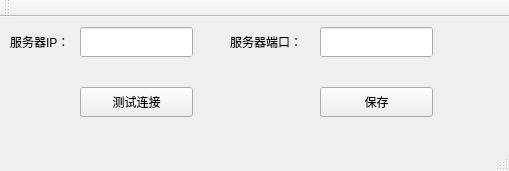
<?xml version="1.0" encoding="UTF-8"?>
<ui version="4.0">
 <class>mClient</class>
 <widget class="QMainWindow" name="mClient">
  <property name="geometry">
   <rect>
    <x>0</x>
    <y>0</y>
    <width>509</width>
    <height>171</height>
   </rect>
  </property>
  <property name="windowTitle">
   <string>mClient</string>
  </property>
  <widget class="QWidget" name="centralWidget">
   <widget class="QLineEdit" name="lineEdit">
    <property name="geometry">
     <rect>
      <x>80</x>
      <y>10</y>
      <width>113</width>
      <height>30</height>
     </rect>
    </property>
   </widget>
   <widget class="QLineEdit" name="lineEdit_2">
    <property name="geometry">
     <rect>
      <x>320</x>
      <y>10</y>
      <width>113</width>
      <height>30</height>
     </rect>
    </property>
   </widget>
   <widget class="QLabel" name="label">
    <property name="geometry">
     <rect>
      <x>10</x>
      <y>10</y>
      <width>71</width>
      <height>30</height>
     </rect>
    </property>
    <property name="text">
     <string>服务器IP：</string>
    </property>
   </widget>
   <widget class="QLabel" name="label_2">
    <property name="geometry">
     <rect>
      <x>230</x>
      <y>10</y>
      <width>71</width>
      <height>30</height>
     </rect>
    </property>
    <property name="text">
     <string>服务器端口：</string>
    </property>
   </widget>
   <widget class="QPushButton" name="pushButton">
    <property name="geometry">
     <rect>
      <x>80</x>
      <y>70</y>
      <width>113</width>
      <height>30</height>
     </rect>
    </property>
    <property name="text">
     <string>测试连接</string>
    </property>
   </widget>
   <widget class="QPushButton" name="pushButton_save">
    <property name="geometry">
     <rect>
      <x>320</x>
      <y>70</y>
      <width>113</width>
      <height>30</height>
     </rect>
    </property>
    <property name="text">
     <string>保存</string>
    </property>
   </widget>
  </widget>
  <widget class="QMenuBar" name="menuBar">
   <property name="geometry">
    <rect>
     <x>0</x>
     <y>0</y>
     <width>509</width>
     <height>23</height>
    </rect>
   </property>
  </widget>
  <widget class="QToolBar" name="mainToolBar">
   <attribute name="toolBarArea">
    <enum>TopToolBarArea</enum>
   </attribute>
   <attribute name="toolBarBreak">
    <bool>false</bool>
   </attribute>
  </widget>
  <widget class="QStatusBar" name="statusBar"/>
 </widget>
 <layoutdefault spacing="6" margin="11"/>
 <resources/>
 <connections/>
</ui>
